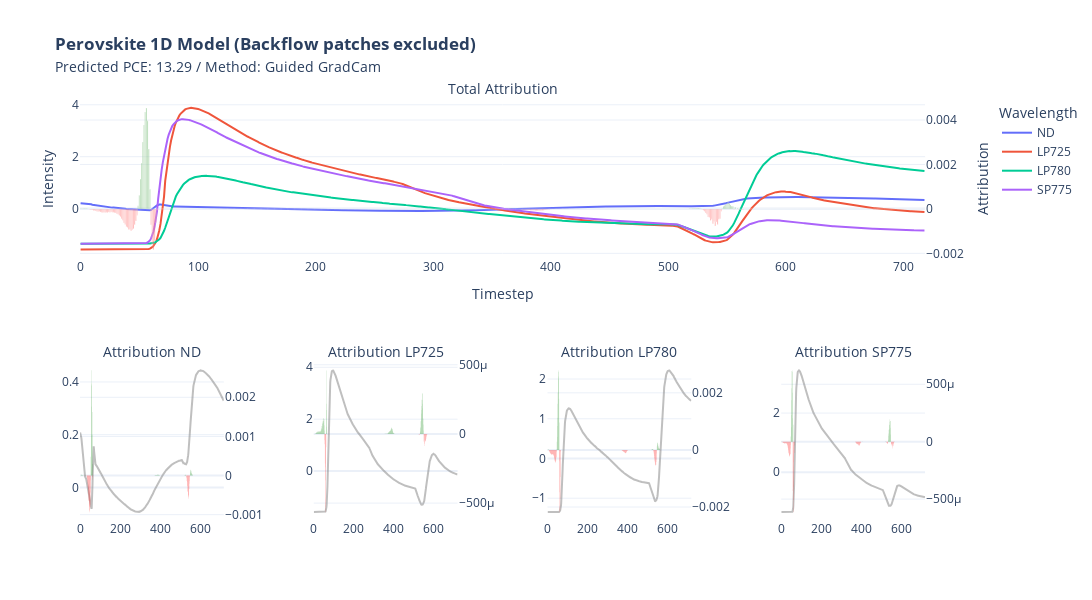

The notebook cell this image was saved under:
### Code cell
import plotly.graph_objects as go

def format_title(title, subtitle=None, subtitle_font_size=14):
    title = f'<b>{title}</b>'
    if not subtitle:
        return title
    subtitle = f'<span style="font-size: {subtitle_font_size}px;">{subtitle}</span>'
    return f'{title}<br>{subtitle}'

from plotly.subplots import make_subplots

fig = make_subplots(rows=2, 
                    cols=4, 
                    specs=[[{"secondary_y": True, "colspan": 4}, None,None,None],
                           [{"secondary_y": True},{"secondary_y": True},{"secondary_y": True},{"secondary_y": True}]],
                    subplot_titles=(format_title("", "Total Attribution"), format_title("", "Attribution ND"), format_title("", "Attribution LP725"), format_title("", "Attribution LP780"), format_title("", "Attribution SP775"))
                    )

fig.add_trace(go.Scatter(y=x[0], name = "ND"))
fig.add_trace(go.Scatter(y=x[1], name = "LP725"))
fig.add_trace(go.Scatter(y=x[2], name = "LP780"))
fig.add_trace(go.Scatter(y=x[3], name = "SP775"))

fig.add_trace(go.Bar(y=attr_ggc.squeeze().sum(axis=0), name = "Attribution",marker_color=np.where(attr_ggc.squeeze().sum(axis=0)<0, 'red', 'green'), opacity = 0.5,showlegend=False),secondary_y=True)

fig.update_yaxes(title= "Intensity")
fig.update_yaxes(title_text="Attribution", secondary_y=True)
fig.update_xaxes(title= "Timestep")

fig.add_trace(go.Scatter(y=x[0], name = "ND",marker_color="grey", opacity = 0.5,showlegend=False), row=2, col=1)
fig.add_trace(go.Bar(y= attr_ggc.squeeze()[0],marker_color=np.where(attr_ggc.squeeze()[0]<0, 'red', 'green'), opacity = 0.5,showlegend=False,marker_line_width=0),secondary_y=True, row=2, col=1)

fig.update_yaxes(title= None, row=2, col=1)
fig.update_yaxes(title_text=None, secondary_y=True, row=2, col=1)
fig.update_xaxes(title= None, row=2, col=1)

fig.add_trace(go.Scatter(y=x[1], name = "LP725",marker_color="grey", opacity = 0.5,showlegend=False), row=2, col=2)
fig.add_trace(go.Bar(y=attr_ggc.squeeze()[1],marker_color=np.where(attr_ggc.squeeze()[1]<0, 'red', 'green'), opacity = 0.5,showlegend=False,marker_line_width=0),secondary_y=True, row=2, col=2)

fig.update_yaxes(title= None, row=2, col=2)
fig.update_yaxes(title_text=None, secondary_y=True, row=2, col=2)
fig.update_xaxes(title= None, row=2, col=2)

fig.add_trace(go.Scatter(y=x[2], name = "LP780",marker_color="grey", opacity = 0.5,showlegend=False), row=2, col=3)
fig.add_trace(go.Bar(y=attr_ggc.squeeze()[2],marker_color=np.where(attr_ggc.squeeze()[2]<0, 'red', 'green'), opacity = 0.5,showlegend=False,marker_line_width=0),secondary_y=True, row=2, col=3)

fig.update_yaxes(title= None, row=2, col=3)
fig.update_yaxes(title_text=None, secondary_y=True, row=2, col=3)
fig.update_xaxes(title= None, row=2, col=3)

fig.add_trace(go.Scatter(y=x[3], name = "SP775",marker_color="grey", opacity = 0.5,showlegend=False), row=2, col=4)
fig.add_trace(go.Bar(y=attr_ggc.squeeze()[3],marker_color=np.where(attr_ggc.squeeze()[3]<0, 'red', 'green'), opacity = 0.5,showlegend=False,marker_line_width=0),secondary_y=True, row=2, col=4)

fig.update_yaxes(title= None, row=2, col=4)
fig.update_yaxes(title_text=None, secondary_y=True, row=2, col=4)
fig.update_xaxes(title= None, row=2, col=4)

fig.update_layout(
    title= format_title("Perovskite 1D Model (Backflow patches excluded)", "Predicted PCE: " + str(y) + " / Method: Guided GradCam"),
    legend_title = "Wavelength",
    template = "plotly_white",
    height=600, width=2200
)

fig.show()

### Figure 1 — Plotly figure (JSON) as saved in the notebook; plotly's stock layout.template omitted (floating-point values rounded to 4 significant figures; data arrays with more than 128 entries replaced by an {"elided": "..."} marker saying what was removed)
{"data": [{"name": "ND", "type": "scatter", "y": {"elided": "719 float values"}}, {"name": "LP725", "type": "scatter", "y": {"elided": "719 float values"}}, {"name": "LP780", "type": "scatter", "y": {"elided": "719 float values"}}, {"name": "SP775", "type": "scatter", "y": {"elided": "719 float values"}}, {"marker": {"color": {"elided": "719 str values"}}, "name": "Attribution", "opacity": 0.5, "showlegend": false, "type": "bar", "xaxis": "x", "y": {"elided": "719 float values"}, "yaxis": "y2"}, {"marker": {"color": "grey"}, "name": "ND", "opacity": 0.5, "showlegend": false, "type": "scatter", "xaxis": "x2", "y": {"elided": "719 float values"}, "yaxis": "y3"}, {"marker": {"color": {"elided": "719 str values"}, "line": {"width": 0}}, "opacity": 0.5, "showlegend": false, "type": "bar", "xaxis": "x2", "y": {"elided": "719 float values"}, "yaxis": "y4"}, {"marker": {"color": "grey"}, "name": "LP725", "opacity": 0.5, "showlegend": false, "type": "scatter", "xaxis": "x3", "y": {"elided": "719 float values"}, "yaxis": "y5"}, {"marker": {"color": {"elided": "719 str values"}, "line": {"width": 0}}, "opacity": 0.5, "showlegend": false, "type": "bar", "xaxis": "x3", "y": {"elided": "719 float values"}, "yaxis": "y6"}, {"marker": {"color": "grey"}, "name": "LP780", "opacity": 0.5, "showlegend": false, "type": "scatter", "xaxis": "x4", "y": {"elided": "719 float values"}, "yaxis": "y7"}, {"marker": {"color": {"elided": "719 str values"}, "line": {"width": 0}}, "opacity": 0.5, "showlegend": false, "type": "bar", "xaxis": "x4", "y": {"elided": "719 float values"}, "yaxis": "y8"}, {"marker": {"color": "grey"}, "name": "SP775", "opacity": 0.5, "showlegend": false, "type": "scatter", "xaxis": "x5", "y": {"elided": "719 float values"}, "yaxis": "y9"}, {"marker": {"color": {"elided": "719 str values"}, "line": {"width": 0}}, "opacity": 0.5, "showlegend": false, "type": "bar", "xaxis": "x5", "y": {"elided": "719 float values"}, "yaxis": "y10"}], "layout": {"annotations": [{"font": {"size": 16}, "showarrow": false, "text": "<b></b><br><span style=\"font-size: 14px;\">Total Attribution</span>", "x": 0.47, "xanchor": "center", "xref": "paper", "y": 1, "yanchor": "bottom", "yref": "paper"}, {"font": {"size": 16}, "showarrow": false, "text": "<b></b><br><span style=\"font-size: 14px;\">Attribution ND</span>", "x": 0.08, "xanchor": "center", "xref": "paper", "y": 0.375, "yanchor": "bottom", "yref": "paper"}, {"font": {"size": 16}, "showarrow": false, "text": "<b></b><br><span style=\"font-size: 14px;\">Attribution LP725</span>", "x": 0.34, "xanchor": "center", "xref": "paper", "y": 0.375, "yanchor": "bottom", "yref": "paper"}, {"font": {"size": 16}, "showarrow": false, "text": "<b></b><br><span style=\"font-size: 14px;\">Attribution LP780</span>", "x": 0.6, "xanchor": "center", "xref": "paper", "y": 0.375, "yanchor": "bottom", "yref": "paper"}, {"font": {"size": 16}, "showarrow": false, "text": "<b></b><br><span style=\"font-size: 14px;\">Attribution SP775</span>", "x": 0.86, "xanchor": "center", "xref": "paper", "y": 0.375, "yanchor": "bottom", "yref": "paper"}], "height": 600, "legend": {"title": {"text": "Wavelength"}}, "title": {"text": "<b>Perovskite 1D Model (Backflow patches excluded)</b><br><span style=\"font-size: 14px;\">Predicted PCE: 13.29 / Method: Guided GradCam</span>"}, "width": 2200, "xaxis": {"anchor": "y", "domain": [0, 0.94], "title": {"text": "Timestep"}}, "xaxis2": {"anchor": "y3", "domain": [0, 0.16], "title": {}}, "xaxis3": {"anchor": "y5", "domain": [0.26, 0.42], "title": {}}, "xaxis4": {"anchor": "y7", "domain": [0.52, 0.68], "title": {}}, "xaxis5": {"anchor": "y9", "domain": [0.78, 0.94], "title": {}}, "yaxis": {"anchor": "x", "domain": [0.625, 1], "title": {"text": "Intensity"}}, "yaxis10": {"anchor": "x5", "overlaying": "y9", "side": "right", "title": {}}, "yaxis2": {"anchor": "x", "overlaying": "y", "side": "right", "title": {"text": "Attribution"}}, "yaxis3": {"anchor": "x2", "domain": [0, 0.375], "title": {}}, "yaxis4": {"anchor": "x2", "overlaying": "y3", "side": "right", "title": {}}, "yaxis5": {"anchor": "x3", "domain": [0, 0.375], "title": {}}, "yaxis6": {"anchor": "x3", "overlaying": "y5", "side": "right", "title": {}}, "yaxis7": {"anchor": "x4", "domain": [0, 0.375], "title": {}}, "yaxis8": {"anchor": "x4", "overlaying": "y7", "side": "right", "title": {}}, "yaxis9": {"anchor": "x5", "domain": [0, 0.375], "title": {}}}}
